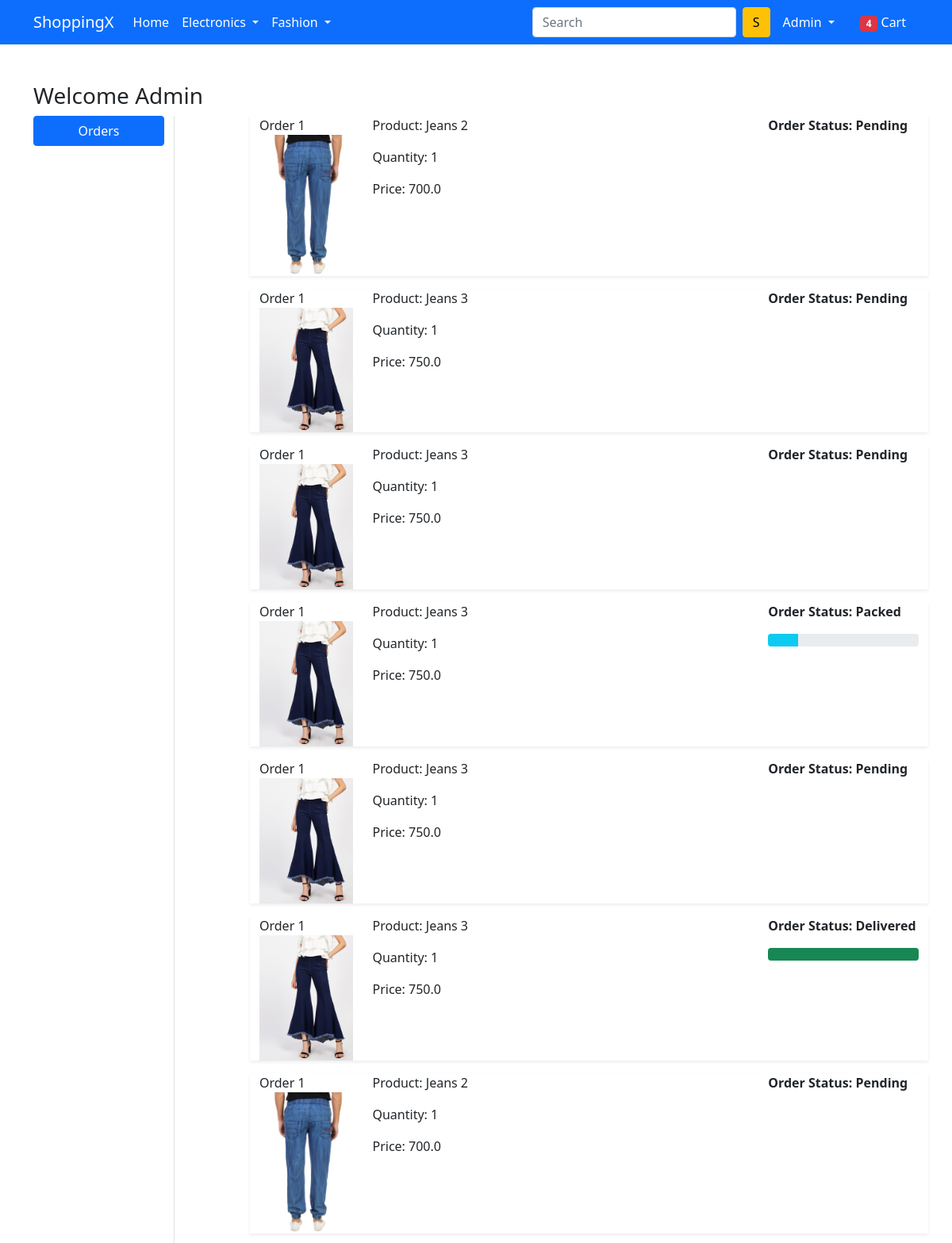
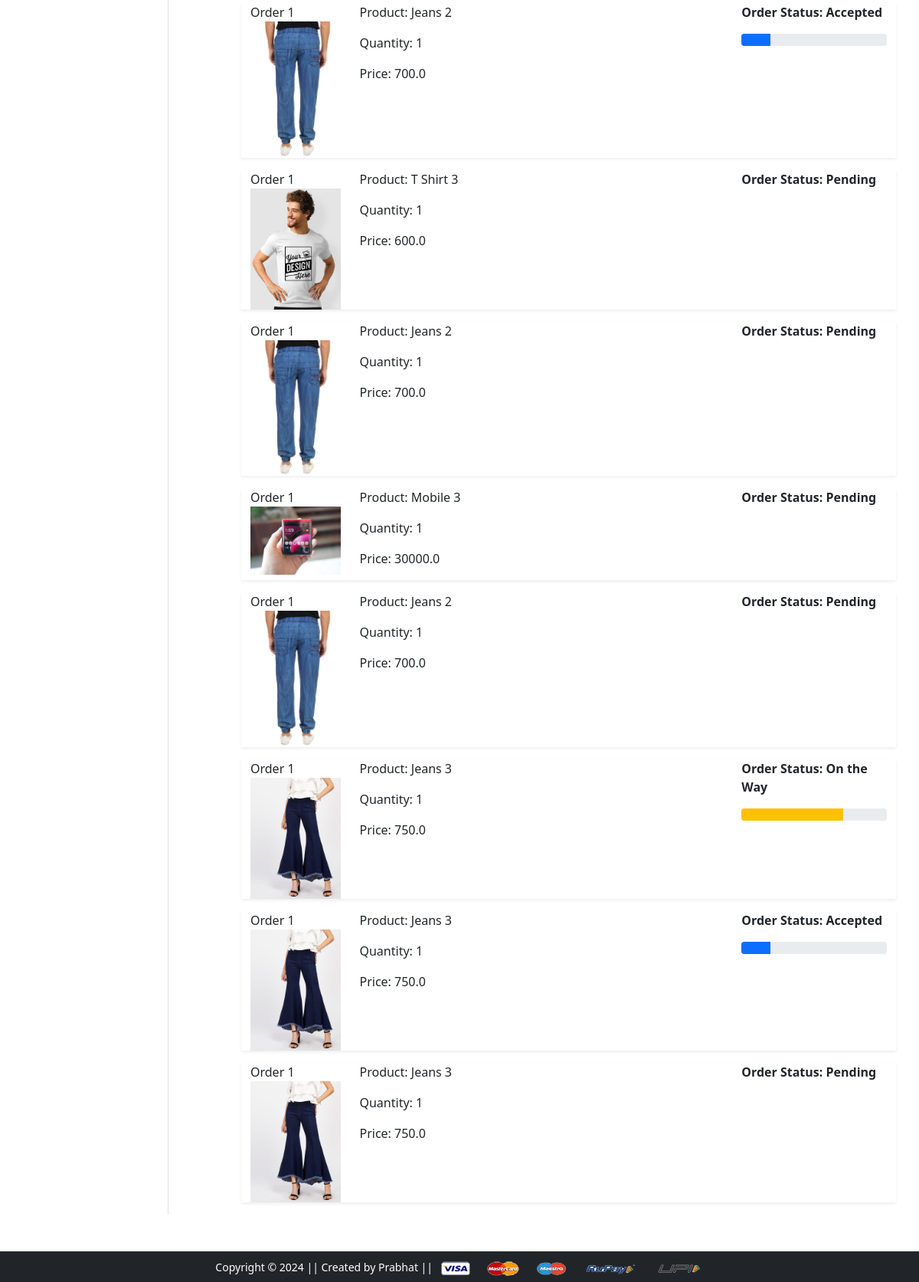
Screenshot of /orders/ (signed in) with the database file from the repository (2 pictures, top to bottom).
### app/models.py (models this page shows, shortened)
class OrderPlaced(models.Model):
    user = models.ForeignKey(User, on_delete=models.CASCADE)
    customer = models.ForeignKey(Customer, on_delete=models.CASCADE)
    product = models.ForeignKey(Product, on_delete=models.CASCADE)
    quantity = models.PositiveIntegerField(default=1)
    ordered_date = models.DateTimeField(auto_now_add=True)
    status = models.CharField(max_length=50, choices=STATUS_CHOICES, default='Pending')
    @property
    def total_cost(self):
        total_cost = self.quantity * self.product.selling_price
        return total_cost

class Product(models.Model):
    title = models.CharField(max_length=50)
    selling_price = models.FloatField()
    discounted_price = models.FloatField()
    description =  models.TextField()
    brand = models.CharField(max_length=50)
    category = models.CharField(max_length=2, choices=CATEGORY_CHOICES)
    product_image = models.ImageField(upload_to='productimg', height_field=None, width_field=None, max_length=None)

### app/views.py (the view)
# urls.py: path('orders/', views.orders, name='orders'),
def orders(request):
    op = OrderPlaced.objects.filter(user = request.user)
    return render(request, 'app/orders.html',{'order_placed':op})

### app/templates/app/orders.html (shortened to what this page needs)
{% extends 'app/base.html' %}
{% load static %}
{% block main-content %}
<div class="container my-5">
 <div class="row">
 <h3>Welcome {{request.user | title}}</h3>
  <div class="col-sm-2 border-end">
   <ul class="list-unstyled">
    <li class="d-grid"><a href="{% url 'orders' %}" class="btn btn-primary">Orders</a></li>
   </ul>
  </div>
  <div class="col-sm-9 offset-sm-1">
    {% for op in order_placed %}
     <div class="row shadow-sm mb-3">
      <div class="col-sm-2">Order 1
          <img src="{{op.product.product_image.url}}" alt="" srcset="" height="150" width="150" class="img-fluid">
      </div>
      <div class="col-sm-7">
          <p>Product: {{op.product.title}}</p>
          <p>Quantity: {{op.quantity}}</p>
          <p>Price: {{op.total_cost}}</p>
      </div>
      <div class="col-sm-3 fw-bold">
          <p>Order Status: {{op.status}}</p>
          {% if op.status == "Accepted" %}
          <div class="progress">
            <div class="progress-bar" role="progressbar" style="width: 20%;" aria-valuemax="100"></div>
          </div>
          {% endif %}
          {% if op.status == "Packed" %}
          <div class="progress">
            <div class="progress-bar bg-info" role="progressbar" style="width: 20%;" aria-valuemax="100" aria-valuemin="0"></div>
          </div>
          {% endif %}
          {% if op.status == "On the Way" %}
          <div class="progress">
            <div class="progress-bar bg-warning" role="progressbar" style="width: 70%;" aria-valuemax="100"></div>
          </div>
          {% endif %}
          {% if op.status == "Delivered" %}
          <div class="progress">
            <div class="progress-bar bg-success" role="progressbar" style="width: 100%;" aria-valuemax="100"></div>
          </div>
          {% endif %}
      </div>
     </div>
    {% endfor %}
  </div>
 </div>
</div>
{% endblock main-content %}

### app/templates/app/base.html (shortened to what this page needs)
<!doctype html>
{% load static %}
<html lang="en">
  <head>
    <link href="https://cdn.jsdelivr.net/npm/bootstrap@5.0.0-beta1/dist/css/bootstrap.min.css" rel="stylesheet">
    <link rel="stylesheet" href="{% static 'app/css/owl.carousel.min.css' %}">
    <link rel="stylesheet" href="{% static 'app/css/all.min.css' %}">
    <link rel="stylesheet" href="{% static 'app/css/style.css' %}">
  </head>
  <body>
    <nav class="navbar navbar-expand-lg navbar-dark bg-primary">
     <div class="container">
       <a class="navbar-brand" href="/">ShoppingX</a>
       <div class="collapse navbar-collapse" id="navbarSupportedContent">
         <ul class="navbar-nav me-auto mb-2 mb-lg-0">
           <li class="nav-item">
             <a class="nav-link active" aria-current="page" href="/">Home</a>
           </li>
           <li class="nav-item dropdown">
             <a class="nav-link dropdown-toggle text-white" href="#" id="electronicsDropdown" role="button" data-bs-toggle="dropdown" aria-expanded="false">
               Electronics
             </a>
           </li>
           <li class="nav-item dropdown">
             <a class="nav-link dropdown-toggle text-white" href="#" id="fashionDropdown" role="button" data-bs-toggle="dropdown" aria-expanded="false">
               Fashion
             </a>
           </li>
         </ul>
         <form class="d-flex">
           <input class="form-control me-2" type="search" placeholder="Search" aria-label="Search">
           <button class="btn btn-warning" type="submit">S</button>
         </form>
         <div>
          <ul class="navbar-nav me-auto mb-2 mb-lg-0">
            {% if request.user.is_authenticated %}
           <li class="nav-item dropdown mx-2">
              <a class="nav-link dropdown-toggle text-white" href="#" id="profileDropdown" role="button" data-bs-toggle="dropdown" aria-expanded="false">
                {{request.user | title}}
              </a>
            </li>
            <li class="nav-item mx-2">
             <a href="{% url 'show_cart' %}" class="nav-link text-white"><span class="badge bg-danger">4</span> Cart </a>
            </li>
            {% endif %}
          </ul>
         </div>
       </div>
     </div>
    </nav>
    {% block main-content %} {% endblock main-content %}
    <footer class="container-fluid bg-dark text-center p-2 mt-5">
        <small class="text-white">Copyright &copy; 2024 || Created by Prabhat || </small>
        <img src="{% static 'app/images/payment.png' %}" alt="" srcset="" class="img-fluid" height="2px">
    </footer>
  </body>
</html>

### rows the page displays
OrderPlaced: product.product_image (picture), product "Jeans 2", quantity "1", total_cost "700.0", status "Pending"
OrderPlaced: product.product_image (picture), product "Jeans 3", quantity "1", total_cost "750.0", status "Pending"
OrderPlaced: product.product_image (picture), product "Jeans 3", quantity "1", total_cost "750.0", status "Pending"
OrderPlaced: product.product_image (picture), product "Jeans 3", quantity "1", total_cost "750.0", status "Packed"
OrderPlaced: product.product_image (picture), product "Jeans 3", quantity "1", total_cost "750.0", status "Pending"
OrderPlaced: product.product_image (picture), product "Jeans 3", quantity "1", total_cost "750.0", status "Delivered"
OrderPlaced: product.product_image (picture), product "Jeans 2", quantity "1", total_cost "700.0", status "Pending"
OrderPlaced: product.product_image (picture), product "Jeans 2", quantity "1", total_cost "700.0", status "Accepted"
OrderPlaced: product.product_image (picture), product "T Shirt 3", quantity "1", total_cost "600.0", status "Pending"
OrderPlaced: product.product_image (picture), product "Jeans 2", quantity "1", total_cost "700.0", status "Pending"
OrderPlaced: product.product_image (picture), product "Mobile 3", quantity "1", total_cost "30000.0", status "Pending"
OrderPlaced: product.product_image (picture), product "Jeans 2", quantity "1", total_cost "700.0", status "Pending"
OrderPlaced: product.product_image (picture), product "Jeans 3", quantity "1", total_cost "750.0", status "On the Way"
OrderPlaced: product.product_image (picture), product "Jeans 3", quantity "1", total_cost "750.0", status "Accepted"
OrderPlaced: product.product_image (picture), product "Jeans 3", quantity "1", total_cost "750.0", status "Pending"

### other values shown
{{ request.user | title }} "Admin"
